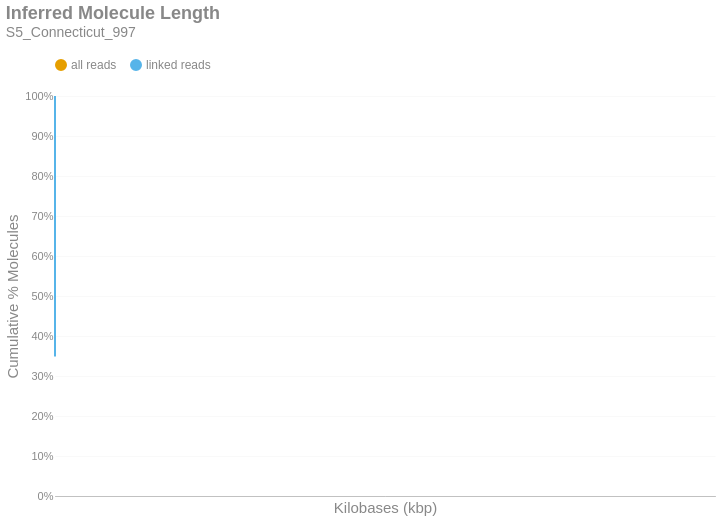

Notebook cell for this chart:
### Markdown cell above
### Inferred Molecule Length
This is the cumulative frequency distribution of molecule lengths inferred from the first and last alignment positions along a contig for all alignments associated with a single linked-read barcode on a given contig.There are two distributions: one with `all` the alignments (yellow) and another with only `linked reads` (blue). The percent of molecules in the `linked reads` distribution is relative to the total number of linked molecules.

### Code cell
if SKIPLR:
    print_html(f"Skipped")
else:
    binned_df = consolidated_hist(valids['length_inferred']/1000, mask, 10, True)
    binned_df = binned_df.with_columns(
        pl.when(pl.col('bin').cast(pl.Utf8) == '0').then(pl.lit('1')).otherwise(pl.col('bin').cast(pl.Utf8)).alias('bin')
    )
    with SafeRender(binned_df):
        (
            density_plot(binned_df, 'Inferred Molecule Length', samplename, 'inferredlen')
            .transform_calculate(bin_kb='datum.bin / 1000')
            .encode(
                x=alt.X('bin_kb:Q', title="Kilobases (kbp)").scale(type='log', padding=0).axis(labelAngle=-40),
                y=alt.Y('value:Q', title='Cumulative % Molecules')
                    .axis(format='%')
                    .stack(False)
                    .scale(domainMin=0, domainMax=1,padding=0),
                color=alt.Color("key:N").scale(domain = ["all reads", "linked reads"]),
                tooltip = [
                    alt.Tooltip("key:N", title = "Data Type"),
                    alt.Tooltip("range_label:N", title="Kilobases"),
                    alt.Tooltip("value:Q", format = ".2%", title="% Molecules (Cum.)")
                ]
            )
        ).display()

### Figure 1 — Vega-Lite specification as saved in the notebook (floating-point values rounded to 4 significant figures; data arrays with more than 128 entries replaced by an {"elided": "..."} marker saying what was removed)
{"width": "container", "height": 400, "config": {"title": {"anchor": "start", "dy": -15, "fontSize": 18, "color": "#888888", "subtitleColor": "#888888", "subtitleFontSize": 14}, "arc": {"fill": "#0072B2"}, "axis": {"domainColor": "#888888", "domainWidth": 0.5, "gridWidth": 0.2, "grid": false, "titleFontWeight": 400, "titleFontSize": 15, "labelFontSize": 11, "labelColor": "#888888", "tickColor": "#888888", "tickWidth": 0.2, "titleColor": "#888888"}, "axisBand": {"grid": false}, "axisX": {"grid": true, "tickSize": 10, "domainCap": "round"}, "axisY": {"domain": false, "grid": true, "tickSize": 0, "domainCap": "round"}, "background": "transparent", "header": {"labelFontSize": 15, "labelColor": "#888888", "titleFontSize": 15, "titleFontWeight": 600, "titleColor": "#888888"}, "legend": {"labelFont": "sans-serif", "labelFontSize": 12, "labelColor": "#888888", "symbolSize": 100, "symbolType": "circle", "titleFontSize": 12, "titlePadding": 10, "titleColor": "#888888", "title": null, "orient": "top"}, "range": {"category": ["#E69F00", "#56B4E9", "#009E73", "#F0E442", "#0072B2", "#D55E00", "#CC79A7", "#000000"], "diverging": ["#cfe8f3", "#a2d4ec", "#73bfe2", "#46abdb", "#1696d2", "#12719e"]}, "area": {"fill": "#0072B2", "fillOpacity": 0.7, "line": true, "strokeOpacity": 0.7}, "line": {"color": "#0072B2", "stroke": "#0072B2", "strokeWidth": 2}, "trail": {"color": "#0072B2", "stroke": "#0072B2", "strokeWidth": 0, "size": 1}, "point": {"filled": true, "fillOpacity": 1.0, "size": 95}, "text": {"color": "#888888", "fontSize": 11, "align": "right", "fontWeight": 400, "size": 11}, "bar": {"fill": "#0072B2", "stroke": null}, "view": {"stroke": null, "continuousWidth": 660, "continuousHeight": 400}}, "data": {"name": "data-c7ee9fb260888c3fd3a7e1bb770f5da5"}, "mark": {"type": "line", "interpolate": "monotone", "point": {"opacity": 0, "size": 275}}, "encoding": {"color": {"field": "key", "scale": {"domain": ["all reads", "linked reads"]}, "type": "nominal"}, "tooltip": [{"field": "key", "title": "Data Type", "type": "nominal"}, {"field": "range_label", "title": "Kilobases", "type": "nominal"}, {"field": "value", "format": ".2%", "title": "% Molecules (Cum.)", "type": "quantitative"}], "x": {"axis": {"labelAngle": -40}, "field": "bin_kb", "scale": {"type": "log", "padding": 0}, "title": "Kilobases (kbp)", "type": "quantitative"}, "y": {"axis": {"format": "%"}, "field": "value", "scale": {"domainMin": 0, "domainMax": 1, "padding": 0}, "stack": false, "title": "Cumulative % Molecules", "type": "quantitative"}}, "params": [{"name": "param_c36ac31b6afebe62", "select": {"type": "point", "fields": ["key"]}, "bind": "legend"}], "title": {"text": "Inferred Molecule Length", "subtitle": "S5_Connecticut_997"}, "transform": [{"fold": ["all reads (cumsum)", "linked reads (cumsum)"]}, {"calculate": "replace(datum.key, ' (cumsum)', '')", "as": "key"}, {"filter": {"param": "param_c36ac31b6afebe62"}}, {"calculate": "datum.bin / 1000", "as": "bin_kb"}], "usermeta": {"embedOptions": {"downloadFileName": "S5_Connecticut_997.inferredlen"}}, "$schema": "https://vega.github.io/schema/vega-lite/v6.1.0.json", "datasets": {"data-c7ee9fb260888c3fd3a7e1bb770f5da5": {"elided": "783 records"}}}
